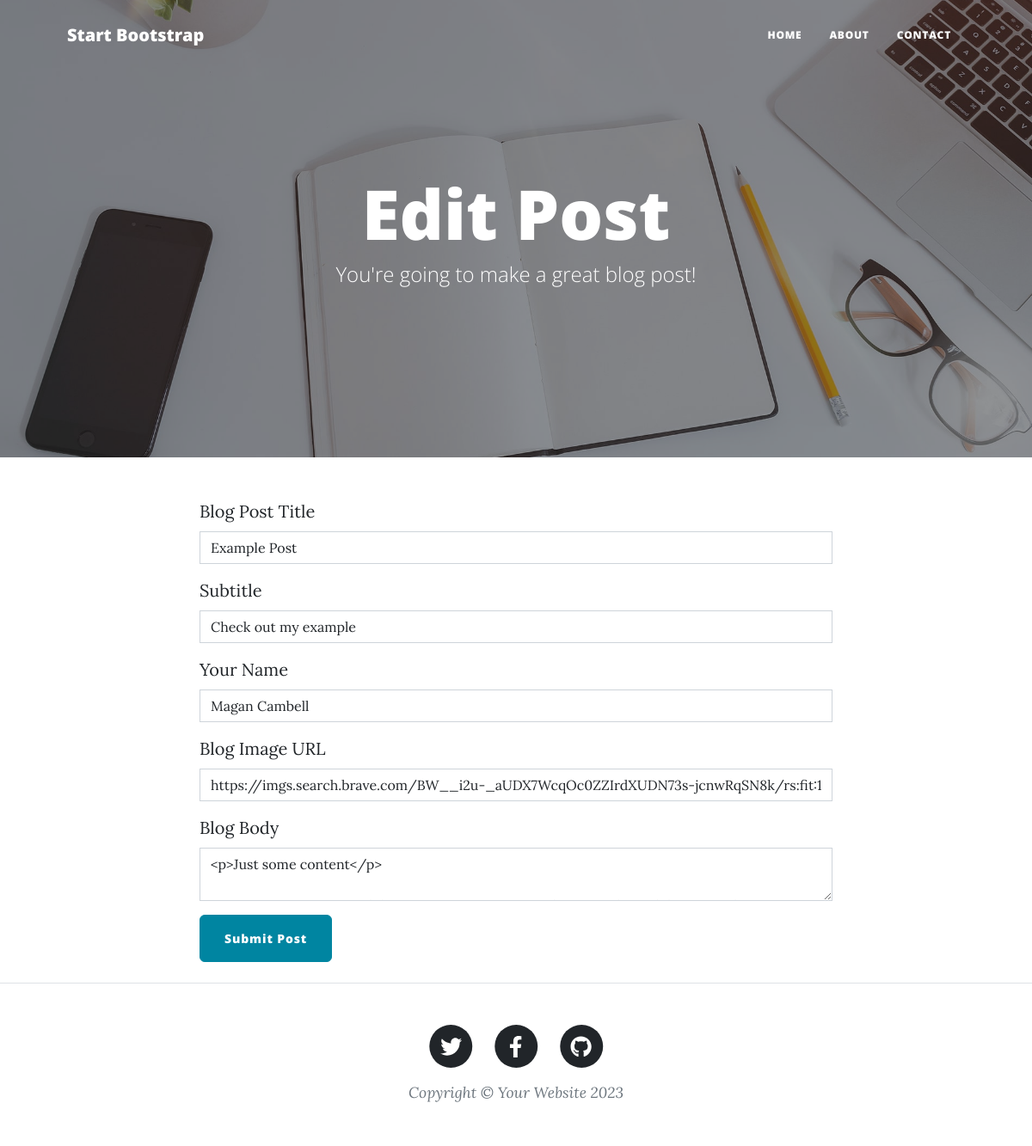
The app's page /edit-post/1, older data.
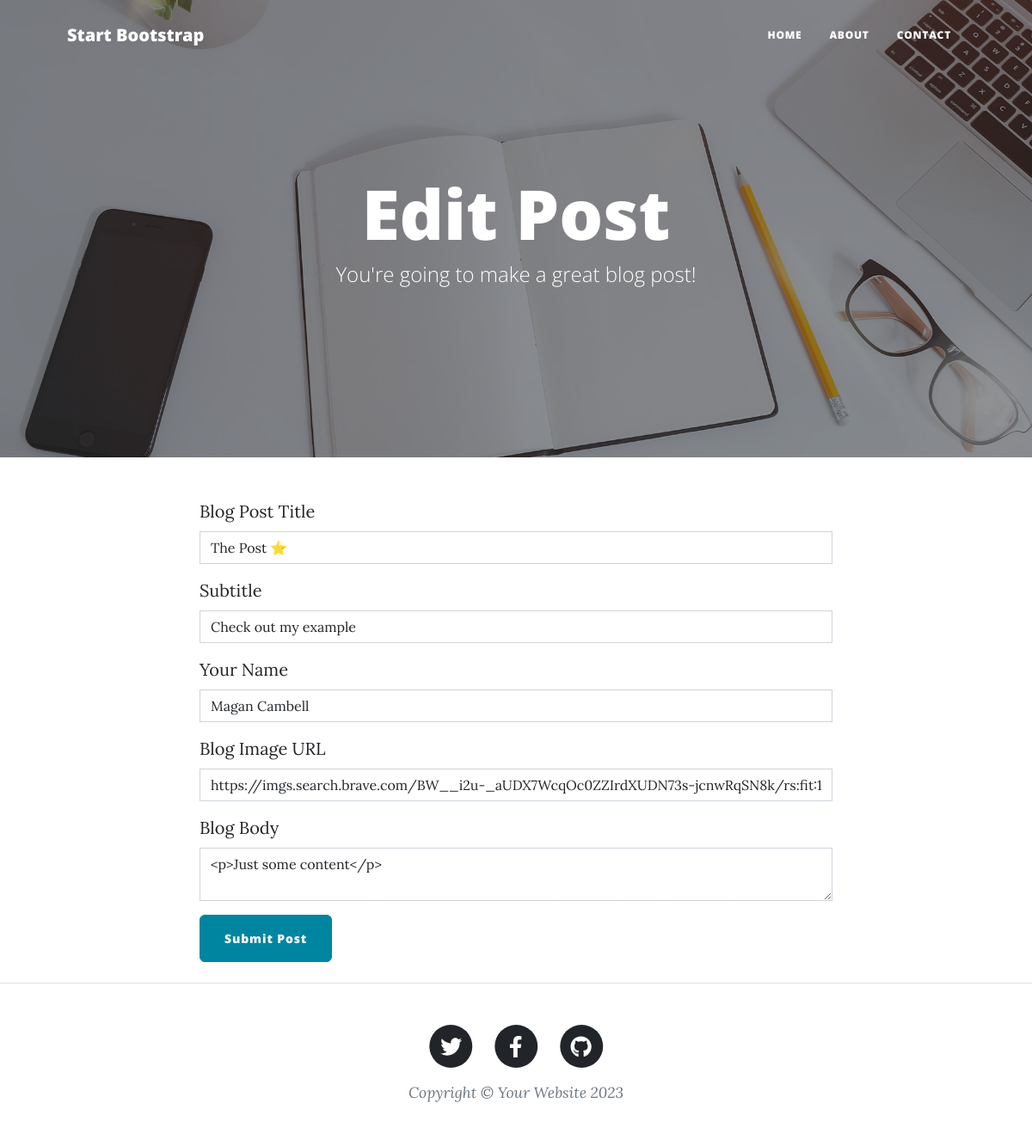
The same page, newer data.
### main.py (models this page shows, shortened)
class BlogPost(db.Model):
    id = db.Column(db.Integer, primary_key=True)
    title = db.Column(db.String(250), unique=True, nullable=False)
    subtitle = db.Column(db.String(250), nullable=False)
    date = db.Column(db.String(250), nullable=False)
    body = db.Column(db.Text, nullable=False)
    author = db.Column(db.String(250), nullable=False)
    img_url = db.Column(db.String(250), nullable=False)

### main.py (the view, shortened to what this page needs)
@app.route("/edit-post/<int:post_id>", methods=["POST", "GET"])
def edit_post(post_id):
    post = db.get_or_404(BlogPost, post_id)
    form = PostForm(
        title=post.title,
        subtitle=post.subtitle,
        author=post.author,
        img_url=post.img_url,
        body=post.body,
    )
    return render_template("make_post.html", form=form, is_edit=True)

### main.py
class PostForm(FlaskForm):
    title = StringField("Blog Post Title", validators=[DataRequired()])
    subtitle = StringField("Subtitle", validators=[DataRequired()])
    author = StringField("Your Name", validators=[DataRequired()])
    img_url = StringField("Blog Image URL", validators=[DataRequired(), URL()])
    body = CKEditorField("Blog Body", validators=[DataRequired()])
    submit = SubmitField("Submit Post")

### templates/make_post.html (shortened to what this page needs)
{% from "bootstrap5/form.html" import render_form %}
{% block content %}
{% include "header.html" %}
<header class="masthead" style="background-image: url('../static/assets/img/edit-bg.jpg')">
  <div class="container position-relative px-4 px-lg-5">
    <div class="row gx-4 gx-lg-5 justify-content-center">
      <div class="col-md-10 col-lg-8 col-xl-7">
        <div class="page-heading">
          {% if is_edit: %}
          <h1>Edit Post</h1>
          {% else: %}
          <h1>New Post</h1>
          {% endif %}
          <span class="subheading">You're going to make a great blog post!</span>
        </div>
      </div>
    </div>
  </div>
</header>
<main class="mb-4">
  <div class="container">
    <div class="row">
      <div class="col-lg-8 col-md-10 mx-auto">
        {{ render_form(form, novalidate=True, button_map={"submit": "primary"}) }}
      </div>
    </div>
  </div>
</main>
{% include "footer.html" %}
{% endblock %}

Row changes from the older to the newer data that the page shows:
changed BlogPost "Check out my example": title "Example Post" → "The Post ⭐"
